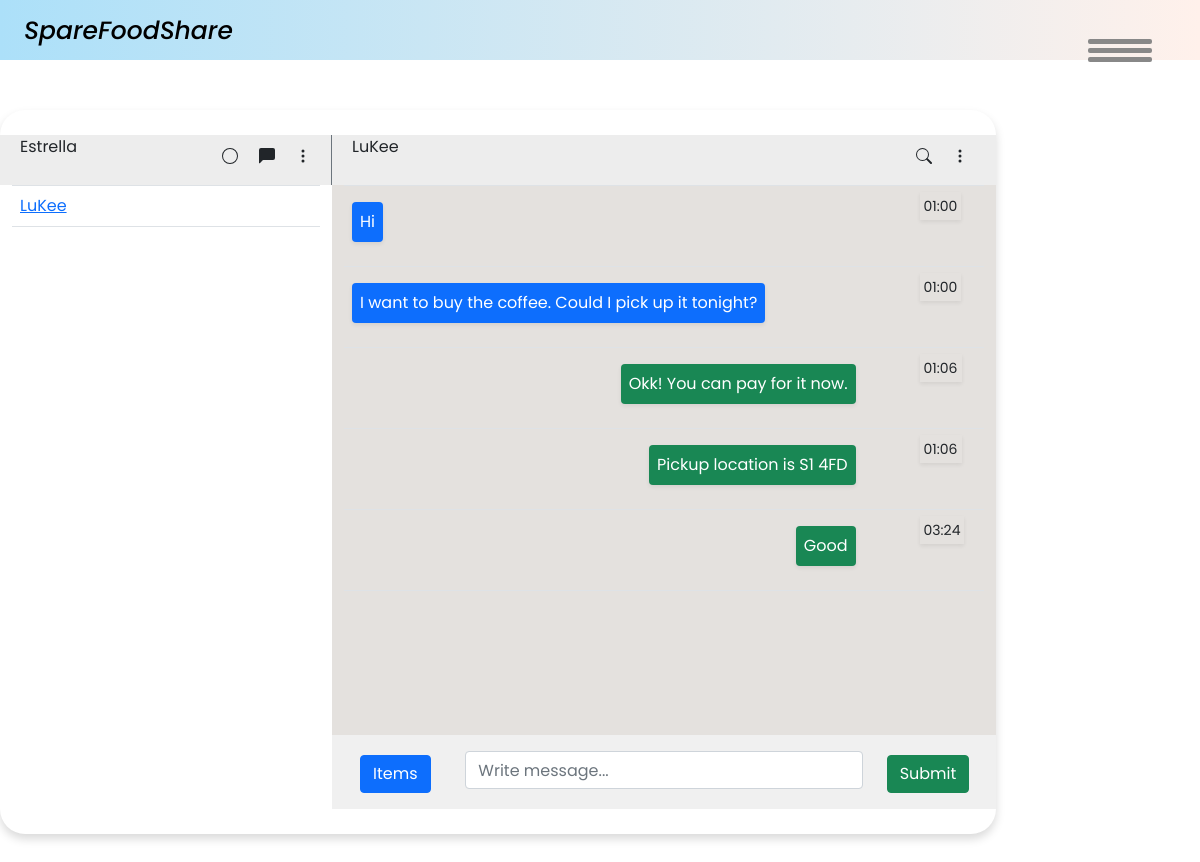
The page /chat/LuKee/ (signed in) on the database its author committed.
### chatbox/models.py (models this page shows, shortened)
class Message(models.Model):
    message = models.CharField(max_length=200)
    sender = models.TextField(max_length=100, default='Anonymous')
    sendto = models.TextField(max_length=100, default='Anonymous')
    thread_name = models.CharField(null=True, blank=True, max_length=50)
    timestamp = models.DateTimeField(auto_now_add=True)

### chatbox/views.py (the view)
# urls.py: path('<str:username>/', views.chatPage, name="chatPage"),
@login_required
def chatPage(request, username):
    users = Message.objects.filter(sendto= request.user.username).values('sender').distinct()
    users = User.objects.filter(username__in=users).exclude(username=request.user.username)
    user_obj = User.objects.get(username=username)
    if int(request.user.id) > (user_obj.id):
        room_name = f'chat_{request.user.id}-{user_obj.id}'
    else:
        room_name = f'chat_{user_obj.id}-{request.user.id}'
    message = Message.objects.filter(thread_name=room_name)
    return render(request, 'main_chat.html', context={'user': user_obj, 'users': users, 'messages': message})

### chatbox/templates/main_chat.html (shortened to what this page needs)
{% extends 'HomePage.html' %}
{% load static %}
{% block css %}
<link rel="stylesheet" href="{% static 'css/index.css' %}">
<link rel="stylesheet" href="https://cdn.jsdelivr.net/npm/bootstrap@4.5.3/dist/css/bootstrap.min.css">
{% endblock %}
{% block content %}
<div class="back-container">
    <div class="container front-container1">
        <div class="row chat-top">
            <div class="col-sm-4 border-right border-secondary">
                <span class="ml-2">{{request.user.username}}</span>
                <span class="float-right mt-2">
                    <svg width="1em" height="1em" viewBox="0 0 16 16" class="bi bi-circle" fill="currentColor"
                        xmlns="http://www.w3.org/2000/svg">
                        <path fill-rule="evenodd"
                            d="M8 15A7 7 0 1 0 8 1a7 7 0 0 0 0 14zm0 1A8 8 0 1 0 8 0a8 8 0 0 0 0 16z" />
                    </svg>
                    <svg width="1em" height="1em" viewBox="0 0 16 16" class="bi bi-chat-left-fill mx-3"
                        fill="currentColor" xmlns="http://www.w3.org/2000/svg">
                        <path fill-rule="evenodd"
                            d="M2 0a2 2 0 0 0-2 2v12.793a.5.5 0 0 0 .854.353l2.853-2.853A1 1 0 0 1 4.414 12H14a2 2 0 0 0 2-2V2a2 2 0 0 0-2-2H2z" />
                    </svg>
                    <svg width="1em" height="1em" viewBox="0 0 16 16" class="bi bi-three-dots-vertical mr-2"
                        fill="currentColor" xmlns="http://www.w3.org/2000/svg">
                        <path fill-rule="evenodd"
                            d="M9.5 13a1.5 1.5 0 1 1-3 0 1.5 1.5 0 0 1 3 0zm0-5a1.5 1.5 0 1 1-3 0 1.5 1.5 0 0 1 3 0zm0-5a1.5 1.5 0 1 1-3 0 1.5 1.5 0 0 1 3 0z" />
                    </svg>
                </span>
            </div>
            <div class="col-sm-8">
                <span class="ml-2">{{user.username}}</span>
                <span class="float-right mt-2">
                    <svg width="1em" height="1em" viewBox="0 0 16 16" class="bi bi-three-dots-vertical mx-3"
                        fill="currentColor" xmlns="http://www.w3.org/2000/svg">
                        <path fill-rule="evenodd"
                            d="M9.5 13a1.5 1.5 0 1 1-3 0 1.5 1.5 0 0 1 3 0zm0-5a1.5 1.5 0 1 1-3 0 1.5 1.5 0 0 1 3 0zm0-5a1.5 1.5 0 1 1-3 0 1.5 1.5 0 0 1 3 0z" />
                    </svg>
                </span>
            </div>
        </div>
        <div class="row">
            <div class="col-sm-4 contacts">
                <div class="contact-table-scroll">
                    <table class="table table-hover">
                        <tbody>
                            {% for user in users %}
                            <tr>
                                <td><a href="{% url 'chatPage' username=user.username %}">{{user.username}}</a></td>
                            </tr>
                            {% endfor %}
                        </tbody>
                    </table>
                </div>
            </div>
            <div class="col-sm-8 message-area">
                <div class="message-table-scroll">
                    <table class="table">
                        <tbody id='chat-body'>
                            {% for message in messages %}
                            {% if message.sender == request.user.username %}
                            <tr>
                                <td>
                                    <p class="bg-success p-2 mt-2 mr-5 shadow-sm text-white float-right rounded">
                                        {{message.message}}
                                    </p>
                                </td>
                                <td>
                                    <p><small class="p-1 shadow-sm">{{message.timestamp|time:'H:i'}}</small>
                                    </p>
                                </td>
                            </tr>
                            {% else %}
                            <tr>
                                <td>
                                    <p class="bg-primary p-2 mt-2 mr-5 shadow-sm text-white float-left rounded">
                                        {{message.message}}
                                    </p>
                                </td>
                                <td>
                                    <p><small class="p-1 shadow-sm">{{message.timestamp|time:'H:i'}}</small>
                                    </p>
                                </td>
                            </tr>
                            {% endif %}
                            {% endfor %}
                        </tbody>
                    </table>
                </div>
                <div class="row message-box p-3">
                    <div class="col-sm-2 mt-1">
                        <div class="control">
                            <button class="btn btn-primary" id="checkout-button">Items</button>
                        </div>
                    </div>
                    <div class="col-sm-8">
                        <input type="text" class="form-control" id="message_input" placeholder="Write message...">
                    </div>
                    <div class="col-sm-2 mt-1">
                        <div class="control">
                            <button class="btn btn-success" id="chat-message-submit">Submit</button>
                        </div>
                    </div>
                </div>
            </div>
        </div>
    </div>
</div>
{% endblock %}

### homePage/static/CSS/homePage_style.css (style rules this page uses)
* { margin: 0; padding: 0; font-family: Geneva; }

### homePage/static/CSS/mobel_homePage_style.css (style rules this page uses)
@media (max-width: 1300px) and (min-width: 471px) { * { margin: 0; padding: 0; font-family: Geneva; } }

### homePage/static/CSS/addItem_style.css (style rules this page uses)
* { margin: 0; padding: 0; box-sizing: border-box; font-family: 'Poppins',sans-serif; }
.container { max-width: 1000px; width: 100%; background-color: #fff; padding: 25px 30px; border-radius: 25px; box-shadow: 0 5px 10px rgba(0,0,0,0.15); }

### chatbox/static/css/index.css (style rules this page uses)
.back-container { position: relative; }
.front-container1 { position: absolute; top: 20px; left: 0; right: 0; }
.chat-top { background-color: #ededed; min-height: 50px; }
.contacts { background-color: #ffffff; min-height: 600px; }
.contact-table-scroll { overflow-y: scroll; height: 600px; }
.message-area { background-color: #e4e1de; min-height: 600px; }
.message-table-scroll { overflow-y: scroll; height: 550px; }
.message-box { background-color: #f0f0f0; }

### rows shown on the page
Message: message "Hi", timestamp "01:00"
Message: message "I want to buy the coffee. Could I pick up it tonight?", timestamp "01:00"
Message: message "Okk! You can pay for it now.", timestamp "01:06"
Message: message "Pickup location is S1 4FD", timestamp "01:06"
Message: message "Good", timestamp "03:24"

### other values the page prints
{{ request.user.username }} "Estrella"
{{ user.username }} "LuKee"
